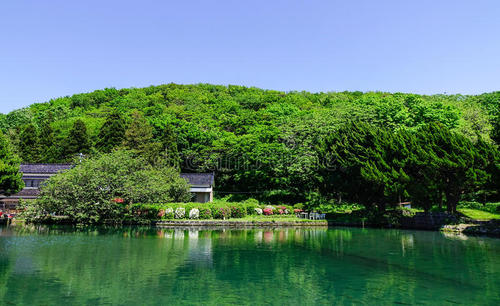
#> input picture OpenCV/Images/m3m.jpg, 500 x 306 px, found by its file name
$ jupyter execute '21_图片的旋转.ipynb'
#> lines starting #> are read from the running program, lines starting #| are printed output that depends on the picture
[cell 1]
# 实现图片的旋转
import cv2
import numpy as np

img = cv2.imread("..\Images\m3m.jpg",1)
#> img is the input picture: shape (306, 500, 3); mean B, G, R 106.6, 122.4, 89.1
cv2.imshow('src',img)
imgInfo = img.shape
#> imgInfo = (306, 500, 3)
height = imgInfo[0]
#> height = 306
width = imgInfo[1]
#> width = 500

# 定义一个旋转矩阵,getRotationMatrix2D()旋转方法
matRotate = cv2.getRotationMatrix2D((width*0.5,height*0.5),45,0.5) # 参数1：旋转中心的，参数2：旋转角度， 参数3：缩放系数，1表示不缩放

# 完成 图片移位，矩阵运算
dst = cv2.warpAffine(img,matRotate,(width,height)) # 一般该方法中 参数3：中的 width,height 顺序 与 参数2：中的width,height 保持一致
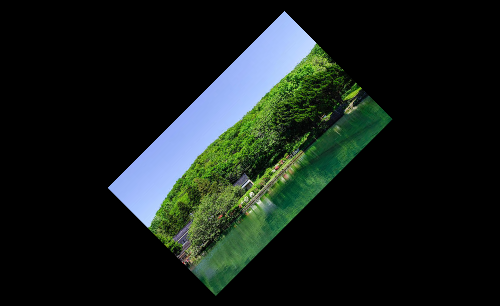
#> dst: shape (306, 500, 3); mean B, G, R 26.6, 30.6, 22.3

cv2.imshow("dst",dst)
cv2.waitKey(0)
cv2.destroyAllWindows()


$ run again, with OpenCV/Images/m1m.jpg copied over OpenCV/Images/m3m.jpg
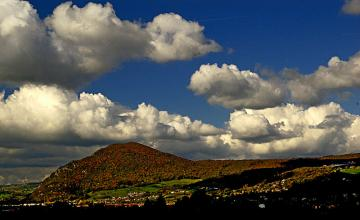
#> input picture OpenCV/Images/m1m.jpg, 360 x 220 px, found by its file name
#> img is the input picture: shape (220, 360, 3); mean B, G, R 87.2, 86.7, 83.4
#> `dst = cv2.warpAffine(img,matRotate,(width,height))`:
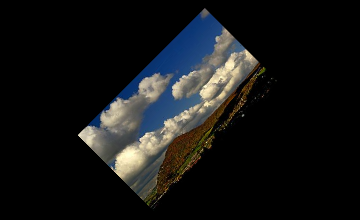
#> dst: shape (220, 360, 3); mean B, G, R 21.8, 21.7, 20.8

$ run again, with OpenCV/Images/m2m.jpg copied over OpenCV/Images/m3m.jpg
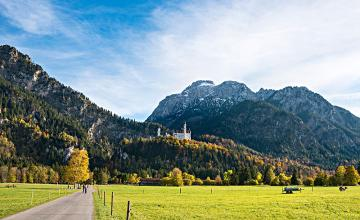
#> input picture OpenCV/Images/m2m.jpg, 360 x 220 px, found by its file name
#> img is the input picture: shape (220, 360, 3); mean B, G, R 141, 149, 132.6
#> `dst = cv2.warpAffine(img,matRotate,(width,height))`:
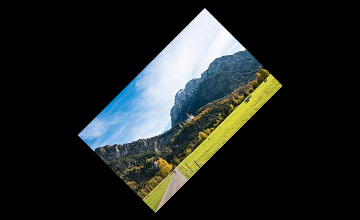
#> dst: shape (220, 360, 3); mean B, G, R 35.3, 37.3, 33.2

$ run again, with OpenCV/Images/m4m.jpg copied over OpenCV/Images/m3m.jpg
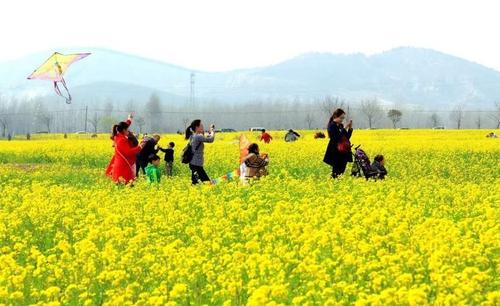
#> input picture OpenCV/Images/m4m.jpg, 500 x 306 px, found by its file name
#> img is the input picture: shape (306, 500, 3); mean B, G, R 115.9, 207.7, 201.8
#> `dst = cv2.warpAffine(img,matRotate,(width,height))`:
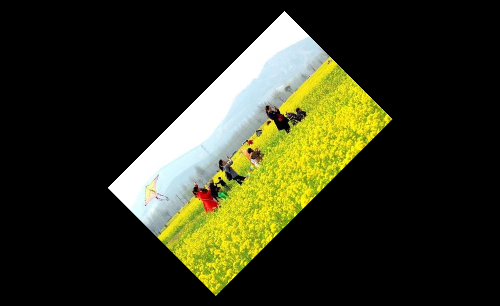
#> dst: shape (306, 500, 3); mean B, G, R 29, 51.9, 50.4
